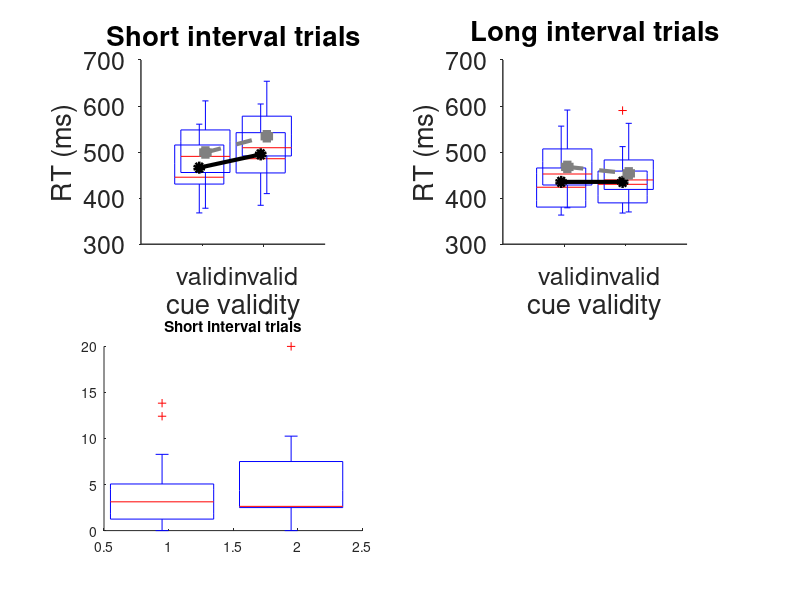

The MATLAB script that drew this image: (Note: this script raises an error after producing the figure.)
%% clear contents and add current folder with subfolders
clear
close all
clc

%add functions
%you will need the statistics toolbox to run this code
homedir = mfilename('fullpath');
funcdir = [homedir(1:end-15) 'functions'];
addpath(genpath(funcdir))

%% load data

% The matrix 'data' has 18 columns:
%1) RT on short interval, validly cued, easy
%2) RT on short interval, validly cued, difficult
%3) RT on short interval, invalidly cued, easy
%4) RT on short interval, invalidly cued, difficult
%5) RT on long interval, validly cued, easy
%6) RT on long interval, validly cued, difficult
%7) RT on long interval, invalidly cued, easy
%8) RT on long interval, invalidly cued, difficult
%9)  Accuracy on short interval, validly cued, easy
%10) Accuracy on short interval, validly cued, difficult
%11) Accuracy on short interval, invalidly cued, easy
%12) Accuracy on short interval, invalidly cued, difficult
%13) Accuracy on long interval, validly cued, easy
%14) Accuracy on long interval, validly cued, difficult
%15) Accuracy on long interval, invalidly cued, easy
%16) Accuracy on long interval, invalidly cued, difficult
%17) False alarm rate on non-catch trials
%18) False alarm rate on catch trials 

% Each row in the data matrix is a participant.

data = dlmread('data.txt');

%% display overall effects
clc

disp(['Average cueing effect on short interval trials: ' num2str(mean([(mean(data(:,3)-data(:,1))) (mean(data(:,4)-data(:,2))) ])) ' ms, SD ' num2str(std(mean([(data(:,3)-data(:,1)) (data(:,4)-data(:,2)) ],2)))])
disp(['Average cueing effect on long interval trials: ' num2str(mean([(mean(data(:,7)-data(:,5))) (mean(data(:,8)-data(:,6))) ])) ' ms, SD ' num2str(std(mean([(data(:,7)-data(:,5)) (data(:,8)-data(:,6)) ],2)))])
disp(['Average effect of difficulty on RT: ' num2str(mean([(mean(data(:,2)-data(:,1))) (mean(data(:,4)-data(:,3))) (mean(data(:,6)-data(:,5))) (mean(data(:,8)-data(:,7))) ])) ' ms, SD ' num2str(std(mean([(data(:,2)-data(:,1)) (data(:,4)-data(:,3)) (data(:,6)-data(:,5)) (data(:,8)-data(:,7)) ],2)))])
disp(['Average easy trials ' num2str(mean(mean(data(:,[1 3 5 7]+8)))) '% correct, difficult trials ' num2str(mean(mean(data(:,[2 4 6 8]+8)))) '% correct']);  

disp(['Average cueing effect for easy short interval trials: ' num2str(mean(data(:,3)-data(:,1))) 'ms'])
disp(['Average cueing effect for difficult short interval trials: ' num2str(mean(data(:,4)-data(:,2))) 'ms'])

disp(['Average cueing effect for easy long interval trials: ' num2str(mean(data(:,7)-data(:,5))) 'ms'])
disp(['Average cueing effect for difficult long interval trials: ' num2str(mean(data(:,8)-data(:,6))) 'ms'])

%% make figure

xo = 0.05; %x-offset for plotting
figure

%RT
subplot(2,2,1)
hold on
title('Short interval trials')
boxplot(data(:,[1 3]),'plotstyle','compact', 'color','k', 'positions' ,[1 2]-xo, 'medianstyle','line')
boxplot(data(:,[2 4]),'plotstyle','compact', 'color',[.5 .5 .5], 'positions' ,[1 2]+xo, 'medianstyle','line')
plot([1 2]-xo,mean(data(:,[1 3])),'ko-','linewidth',3,'markerfacecolor','k')
plot([1 2]+xo,mean(data(:,[2 4])),'s--','linewidth',3,'markerfacecolor',[.5 .5 .5],'color',[.5 .5 .5])
xlim([0 3])
set(gca,'xtick',[1 2],'xticklabel', {'valid' , 'invalid'},'tickdir','out','fontsize',18,'linewidth',1)
xlabel('cue validity')
ylabel('RT (ms)')
 
axis square
ylim([300 700])
box off

subplot(2,2,2)
hold on
title('Long interval trials')
boxplot(data(:,[5 7]),'plotstyle','compact', 'color','k', 'positions' ,[1 2]-xo, 'medianstyle','line')
boxplot(data(:,[6 8]),'plotstyle','compact', 'color',[.5 .5 .5], 'positions' ,[1 2]+xo, 'medianstyle','line')
plot([1 2]-xo,mean(data(:,[5 7])),'ko-','linewidth',3,'markerfacecolor','k')
plot([1 2]+xo,mean(data(:,[6 8])),'s--','linewidth',3,'markerfacecolor',[.5 .5 .5],'color',[.5 .5 .5])
xlim([0 3])
set(gca,'xtick',[1 2],'xticklabel', {'valid' , 'invalid'},'tickdir','out','fontsize',18,'linewidth',1)
xlabel('cue validity')
ylabel('RT (ms)')

axis square
ylim([300 700])
box off

%accuracy
subplot(2,2,3)
hold on
title('Short interval trials')
boxplot(100-data(:,[1 3]+8),'plotstyle','compact', 'color','k', 'positions' ,[1 2]-xo, 'medianstyle','line')
boxplot(100-data(:,[2 4]+8),'plotstyle','compact', 'color',[.5 .5 .5], 'positions' ,[1 2]+xo, 'medianstyle','line')
plot([1 2]-xo,100-mean(data(:,[1 3]+8)),'ko-','linewidth',3,'markerfacecolor','k')
plot([1 2]+xo,100-mean(data(:,[2 4]+8)),'s--','linewidth',3,'markerfacecolor',[.5 .5 .5],'color',[.5 .5 .5])
xlim([0 3])
set(gca,'xtick',[1 2],'xticklabel', {'valid' , 'invalid'},'tickdir','out','fontsize',18,'linewidth',1)
xlabel('cue validity')
ylabel('Errors (%)')

axis square
ylim([0 25])
box off


subplot(2,2,4)
hold on
title('Long interval trials')
boxplot(100-data(:,[5 7]+8),'plotstyle','compact', 'color','k', 'positions' ,[1 2]-xo, 'medianstyle','line')
boxplot(100-data(:,[6 8]+8),'plotstyle','compact', 'color',[.5 .5 .5], 'positions' ,[1 2]+xo, 'medianstyle','line')
plot([1 2]-xo,100-mean(data(:,[5 7]+8)),'ko-','linewidth',3,'markerfacecolor','k')
plot([1 2]+xo,100-mean(data(:,[6 8]+8)),'s--','linewidth',3,'markerfacecolor',[.5 .5 .5],'color',[.5 .5 .5])
xlim([0 3])
set(gca,'xtick',[1 2],'xticklabel', {'valid' , 'invalid'},'tickdir','out','fontsize',18,'linewidth',1)
xlabel('cue validity')
ylabel('Errors (%)')

axis square
ylim([0 25])
box off

%% test significance of cueing effect and difficulty effect

disp(' ')
[~, p, ~, stats] = ttest(mean([(data(:,3)-data(:,1)) (data(:,4)-data(:,2)) ],2),[],0.05,'right');
disp(['Cueing effect short interval significant? t(' num2str(stats.df) ') = ' num2str(stats.tstat) ', p = ' num2str(p)])

[~, p, ~, stats] = ttest(mean([(data(:,7)-data(:,5)) (data(:,8)-data(:,6)) ],2),[],0.05,'right');
disp(['Cueing effect long interval significant? t(' num2str(stats.df) ') = ' num2str(stats.tstat) ', p = ' num2str(p)])

[~, p, ~, stats] = ttest(mean([(data(:,2)-data(:,1)) (data(:,4)-data(:,3)) (data(:,6)-data(:,5)) (data(:,8)-data(:,7)) ],2),[],0.05,'right');
disp(['Difficulty effect significant? t(' num2str(stats.df) ') = ' num2str(stats.tstat) ', p = ' num2str(p)])

[~, p, ~, stats] = ttest(mean([(data(:,3)-data(:,1)) (data(:,4)-data(:,2)) ],2) , mean([(data(:,2)-data(:,1)) (data(:,4)-data(:,3)) (data(:,6)-data(:,5)) (data(:,8)-data(:,7)) ],2) );
BF = t1smpbf(stats.tstat,21); %compute Bayes factor
disp(['Cueing effect on short interval different from difficulty effect? t(' num2str(stats.df) ') = ' num2str(stats.tstat) ', p = ' num2str(p) ', BF = ' num2str(BF)])

